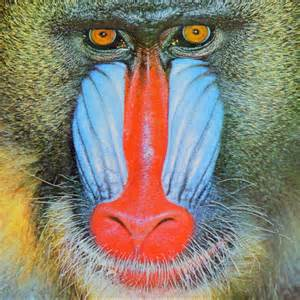
#> input picture hw1data/student/image1.jpg, 300 x 300 px, given in place of simple.jpg, which was not available
$ python main.py   (Python 2 division)   (older library calls are emulated)
#> lines starting #> are read from the running program, lines starting #| are printed output that depends on the picture; pictures that were not available may be replaced by others from this repository, and a replacement may not be noted
### ps3/hog/plotting.py
import numpy as np
import matplotlib.pyplot as plt
from scipy.misc import imrotate

# Displays the HoG features next to the original image
def show_hog(orig, w, figsize = (8,6)):
    w = np.tile(w, [1, 1, 3])
    w = np.pad(w, ((0,0), (0,0), (0,5)), 'constant', constant_values=0.0)

    #  # Make pictures of positive and negative weights
    pos = hog_picture(w)
    neg = hog_picture(-w)

    # Put pictures together and draw
    buff = 10
    if w.min() < 0.0:
        pos = np.pad(pos, (buff, buff), 'constant', constant_values=0.5)
        neg = np.pad(neg, (buff, buff), 'constant', constant_values=0.5)
        im = np.hstack([pos, neg])
    else:
        im = pos

    im[im < 0] = 0.0
    im[im > 1] = 1.0
    plt.figure(figsize = figsize)
    plt.subplot(121)
    plt.imshow(orig, cmap='gray')
    plt.xticks([])
    plt.yticks([])
    plt.subplot(122)
    plt.imshow(im, cmap='gray')
    plt.xticks([])
    plt.yticks([])
    plt.show()


# Make picture of positive HOG weights.
def hog_picture(w, bs = 20):
    # construct a "glyph" for each orientaion
    bim1 = np.zeros((bs, bs))
    bim1[:,int(round(bs/2.0))-1:int(round(bs/2.0))+1] = 1.0
    bim = np.zeros((bs, bs, 9))
    bim[:,:,0] = bim1
    for i in xrange(1,9):
        bim[:,:,i] = imrotate(bim1, -i * float(bs), 'nearest') / 255.0

    # make pictures of positive weights bs adding up weighted glyphs
    w[w < 0] = 0.0
    im = np.zeros((bs * w.shape[0], bs * w.shape[1]))
    for i in xrange(w.shape[0]):
        for j in xrange(w.shape[1]):
            for k in xrange(9):
                im[i * bs : (i+1) * bs, j * bs : (j+1) * bs] += bim[:,:,k] * w[i,j,k+18]

    scale = max(w.max(), -w.max()) + 1e-8
    im /= scale
    return im

### ps3/hog/main.py
import numpy as np
import skimage.io as sio
from scipy.io import loadmat
from plotting import *
import math


'''
COMPUTE_GRADIENT Given an image, computes the pixel gradients

Arguments:
    im - a grayscale image, represented as an ndarray of size (H, W) containing
        the pixel values

Returns:
    angles - ndarray of size (H-2, W-2) containing gradient angles in degrees

    magnitudes - ndarray of size (H-2, W-2) containing gradient magnitudes

The way that the angles and magnitude per pixel are computed as follows:
Given the following pixel grid

    P1 P2 P3
    P4 P5 P6
    P7 P8 P9

We compute the angle on P5 as arctan(dy/dx) = arctan(P2-P8 / P4-P6).
Note that we should be using np.arctan2, which is more numerically stable.
However, this puts us in the range [-180, 180] degrees. To be in the range
[0,180], we need to simply add 180 degrees to the negative angles.

The magnitude is simply sqrt((P4-P6)^2 + (P2-P8)^2)
'''
def compute_gradient(im):
    # TODO: Implement this method!
    #print 'im\n',im
    im_size=im.shape
    angles=np.zeros((im_size[0]-2,im_size[1]-2))
    magnitudes=np.zeros((im_size[0]-2,im_size[1]-2))
    for hh in range(1,im_size[0]-1):
        for ww in range(1,im_size[1]-1):
            patch=im[hh-1:hh+2,ww-1:ww+2]
            temp1=(patch[0,1]-patch[2,1])/(patch[1,0]-patch[1,2])
            #print temp1
            angle=np.arctan2(patch[0,1]-patch[2,1],patch[1,0]-patch[1,2])
            angle*= 180 / np.pi
            if angle<0:
                angle=angle+180
            temp2=(patch[1,0]-patch[1,2])**2+(patch[0,1]-patch[2,1])**2
            mag=np.sqrt(temp2)
            angles[hh-1,ww-1]=angle
            magnitudes[hh-1,ww-1]=mag
    return angles,magnitudes
    raise Exception('Not Implemented Error')


'''
GENERATE_HISTOGRAM Given matrices of angles and magnitudes of the image
gradient, generate the histogram of angles

Arguments:
    angles - ndarray of size (M, N) containing gradient angles in degrees

    magnitudes - ndarray of size (M, N) containing gradient magnitudes

    nbins - the number of bins that you want to bin the histogram into

Returns:
    histogram - an ndarray of size (nbins,) containing the distribution
        of gradient angles.

This method should be implemented as follows:

1)Each histogram will bin the angle from 0 to 180 degrees. The number of bins
will dictate what angles fall into what bin (i.e. if nbins=9, then first bin
will contain the votes of angles close to 10, the second bin will contain those
close to 30, etc).

2) To create these histogram, iterate over the gradient grids, putting each
gradient into its respective bins. To do this properly, we interpolate and
weight the voting by both its magnitude and how close it is to the average
angle of the two bins closest to the angle of the gradient. For example, if we
have nbins = 9 and receive angle of 20 degrees with magnitude 1, then we the
vote contribution to the histogram weights equally with the first and second bins
(since its closest to both 10 and 30 degrees). If instead, we recieve angle of
25 degrees with magnitude 2, then it is weighted 25% in the first bin and 75%
in second bin, but with twice the voting power.

Mathematically, if you have an angle, magnitude, the center_angle1 of the lower
bin center_angle2 of the higher bin, then:

histogram[bin1] += magnitude * |angle - center_angle2| / (180 / nbins)
histogram[bin2] += magnitude * |angle - center_angle1| / (180 / nbins)

Notice how that we're weighting by the distance to the opposite center. The
further the angle is from one center means it is closer to the opposite center
(and should be weighted more).

One special case you will have to take care of is when the angle is near
180 degrees or 0 degrees. It may be that the two nearest bins are the first and
last bins respectively.OA
'''
def generate_histogram(angles, magnitudes, nbins = 9):
    # TODO: Implement this method!
    #print "angles:\n",angles
    #print "mags:\n",magnitudes
    histogram=np.zeros((nbins,1))
    center_angles=np.arange(nbins)
    step=180/nbins
    center_angles=step*center_angles+10
    #print "center angle:\n",center_angles
    for ii in range(nbins-1):
        idx=np.logical_and(angles>=center_angles[ii],angles<center_angles[ii+1])
        #print "idx:\n",idx
        temp=magnitudes[idx]
        #print "temp:\n",temp
        a=(angles[idx]-center_angles[ii+1])
        temp2=np.abs(a/(180.0 / nbins))#notice int divide int is int!!!
        histogram[ii]+=np.sum(np.multiply(temp,temp2))
        a=(angles[idx]-center_angles[ii])
        temp2=np.abs(a/(180.0 / nbins))
        histogram[ii+1]+=np.sum(np.multiply(temp,temp2))

    idx=angles>=center_angles[nbins-1]
    temp=magnitudes[idx]
    histogram[0]+=np.sum(np.multiply(temp,np.abs((angles[idx]-center_angles[nbins-1])/(180.0 / nbins))))
    histogram[nbins-1]+=np.sum(np.multiply(temp,np.abs((180-angles[idx]+center_angles[0])/(180.0 / nbins))))

    idx=angles<center_angles[0]
    temp=magnitudes[idx]
    histogram[0]+=np.sum(np.multiply(temp,np.abs((angles[idx]+180-center_angles[nbins-1])/(180.0 / nbins))))
    histogram[nbins-1]+=np.sum(np.multiply(temp,np.abs((angles[idx]-center_angles[0])/(180.0 / nbins))))
    #print histogram
    return histogram.flatten()
    raise Exception('Not Implemented Error')


'''
COMPUTE_HOG_FEATURES Computes the histogram of gradients features
Arguments:
    im - the image matrix

    pixels_in_cell - each cell will be of size (pixels_in_cell, pixels_in_cell)
        pixels

    cells_in_block - each block will be of size (cells_in_block, cells_in_block)
        cells

    nbins - number of histogram bins

Returns:
    features - the hog features of the image represented as an ndarray of size
        (H_blocks, W_blocks, cells_in_block * cells_in_block * nbins), where
            H_blocks is the number of blocks that fit height-wise
            W_blocks is the number of blocks that fit width-wise

Generating the HoG features can be done as follows:

1) Compute the gradient for the image, generating angles and magnitudes

2) Define a cell, which is a grid of (pixels_in_cell, pixels_in_cell) pixels.
Also, define a block, which is a grid of (cells_in_block, cells_in_block) cells.
This means each block is a grid of side length pixels_in_cell * cell_in_block
pixels.

3) Pass a sliding window over the image, with the window size being the size of
a block. The stride of the sliding window should be half the block size, (50%
overlap). Each cell in each block will store a histogram of the gradients in
that cell. Consequently, there will be cells_in_block * cells_in_block
histograms in each block. This means that each block feature will initially
represented as a (cells_in_block, cells_in_block, nbins) ndarray, that can
reshaped into a (cells_in_block * cells_in_block *nbins,) ndarray. Make sure to
normalize such that the norm of this flattened block feature is 1.

4) The overall hog feature that you return will be a grid of all these flattened
block features.

Note: The final overall feature ndarray can be flattened if you want to use to
train a classifier or use it as a feature vector.
'''
def compute_hog_features(im, pixels_in_cell, cells_in_block, nbins):
    # TODO: Implement this method!
    #print "im:\n",im
    #print "pixels in cell:\n",pixels_in_cell
    #print "cell in block:\n",cells_in_block
    im_size=im.shape
    block_size=pixels_in_cell*cells_in_block
    step=pixels_in_cell*cells_in_block/2
    hh=range(0,im_size[0]-pixels_in_cell*cells_in_block+1,step)
    ww=range(0,im_size[1]-pixels_in_cell*cells_in_block+1,step)
    H_blocks=len(hh)
    W_blocks=len(ww)
    temp=np.zeros((nbins,))
    features=np.zeros((H_blocks, W_blocks, cells_in_block * cells_in_block * nbins))
    for h in hh:
        for w in ww:
            patch=im[h:h+block_size,w:w+block_size]
            histogram_block=np.zeros((nbins,))
            for h_cell in range(cells_in_block):
                for w_cell in range(cells_in_block):
                    patch_cell=patch[h_cell*pixels_in_cell:(h_cell+1)*pixels_in_cell,w_cell*pixels_in_cell:(w_cell+1)*pixels_in_cell]
                    angles,magnitudes=compute_gradient(patch_cell)
                    histogram=generate_histogram(angles, magnitudes, nbins)
                    histogram_block=np.concatenate((histogram_block,histogram))
            histogram_block=histogram_block[nbins:]
            his_norn=np.linalg.norm(histogram_block)
            histogram_block=histogram_block/his_norn
            features[h/step,w/step,:]=histogram_block
    return features
    raise Exception('Not Implemented Error')


if __name__ == '__main__':
    # Part A: Checking the image gradient
    print '-' * 80
    print 'Part A: Image gradient'
    print '-' * 80
    im = sio.imread('simple.jpg', True)
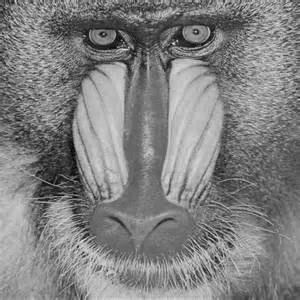
#> im: shape (300, 300) float64; min 0.0025, max 0.93, mean 0.509
    grad_angle, grad_magnitude = compute_gradient(im)
#> after the loop in compute_gradient, `for hh in range(1,im_size[0]-1):`:
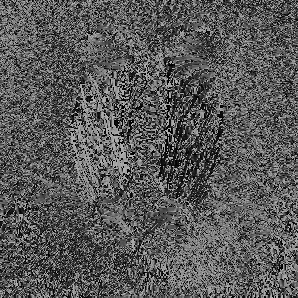
#> angles: shape (298, 298) float64; min 0, max 180, mean 89.5
#> after the loop in compute_gradient, `for hh in range(1,im_size[0]-1):`:
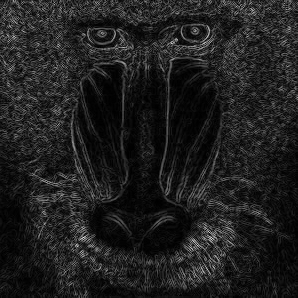
#> magnitudes: shape (298, 298) float64; min 1.49e-05, max 0.953, mean 0.124
    print "Expected angle: 126.339396329"
    print "Expected magnitude: 0.423547566786"
    print "Checking gradient test case 1:", \
        np.abs(grad_angle[0][0] - 126.339396329) < 1e-3 and \
        np.abs(grad_magnitude[0][0] - 0.423547566786) < 1e-3
#| Checking gradient test case 1: False

    im = np.array([[1, 2, 2, 4, 8],
                    [3, 0, 1, 5, 10],
                    [10, 13, 12, 2, 7],
                    [10, 5, 1, 0, 3],
                    [1, 1, 1.5, 2, 2.5]])
    grad_angle, grad_magnitude = compute_gradient(im)
#> grad_angle = [[100.3, 63.43, 167.5], [68.2, 0, 45], [53.13, 64.54, 180]]; grad_magnitude = [[11.18, 11.18, 9.22], [5.39, 11, 7.07], [15, 11.63, 2]]
    correct_angle = np.array([[ 100.30484647,   63.43494882,  167.47119229],
                              [  68.19859051,    0.        ,   45.        ],
                              [  53.13010235,   64.53665494,  180.        ]])
    correct_magnitude = np.array([[ 11.18033989,  11.18033989,   9.21954446],
                                  [  5.38516481,  11.        ,   7.07106781],
                                  [ 15.        ,  11.62970335,   2.        ]])
    print "Expected angles: \n", correct_angle
    print "Expected magnitudes: \n", correct_magnitude
    print "Checking gradient test case 2:", \
        np.allclose(grad_angle, correct_angle) and \
        np.allclose(grad_magnitude, correct_magnitude)
#| Checking gradient test case 2: True

    # Part B: Checking the histogram generation
    print '-' * 80
    print 'Part B: Histogram generation'
    print '-' * 80
    angles = np.array([[10, 30, 50], [70, 90, 110], [130, 150, 170]])
    magnitudes = np.arange(1,10).reshape((3,3))
    print "Checking histogram test case 1:", \
        np.all(generate_histogram(angles, magnitudes, nbins = 9) == np.arange(1,10))

    angles = np.array([[20, 40, 60], [80, 100, 120], [140, 160, 180]])
    magnitudes = np.arange(1,19,2).reshape((3,3))
    histogram = generate_histogram(angles, magnitudes, nbins = 9)
    print "Checking histogram test case 2:", \
        np.all(histogram  == np.array([9, 2, 4, 6, 8, 10, 12, 14, 16]))

    angles = np.array([[13, 23, 14.3], [53, 108, 1], [77, 8, 32]])
    magnitudes = np.ones((3,3))
    histogram = generate_histogram(angles, magnitudes, nbins = 9)
    print "Submit these results:", histogram

    # Part C: Computing and displaying the final HoG features
    # vary cell size to change the output feature vector. These parameters are common parameters
    pixels_in_cell = 8
    cells_in_block = 2
    nbins = 9
    im = sio.imread('car.jpg', True)
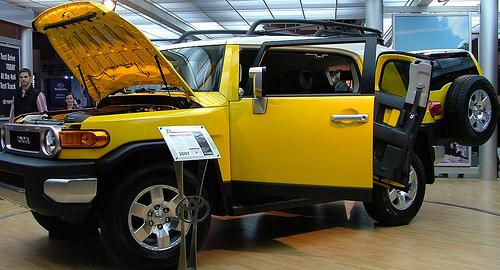
#> input picture ps3/hog/car.jpg, 500 x 270 px
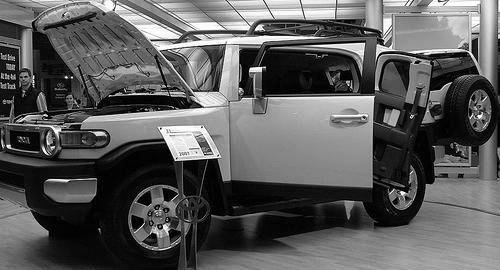
#> im: shape (270, 500) float64; min 0, max 1, mean 0.356
    car_hog_feat = compute_hog_features(im, pixels_in_cell, cells_in_block, nbins)
    show_hog(im, car_hog_feat, figsize = (18,6))
#> after the loop in hog_picture, `for i in xrange(w.shape[0]):`:
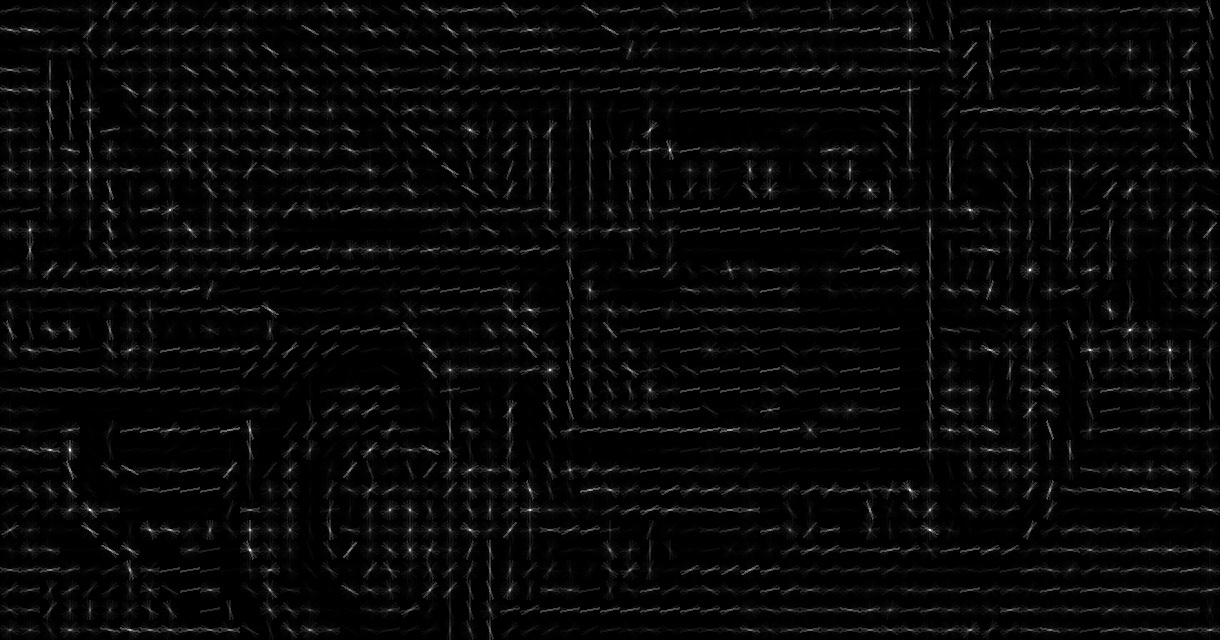
#> im: shape (640, 1220) float64; min 0, max 2.57, mean 0.0859; drawn with min black and max white
#> after the loop in hog_picture (call 2), `for i in xrange(w.shape[0]):`: im: shape (640, 1220) float64; every value is 0
#> in show_hog, `im[im > 1] = 1.0`:
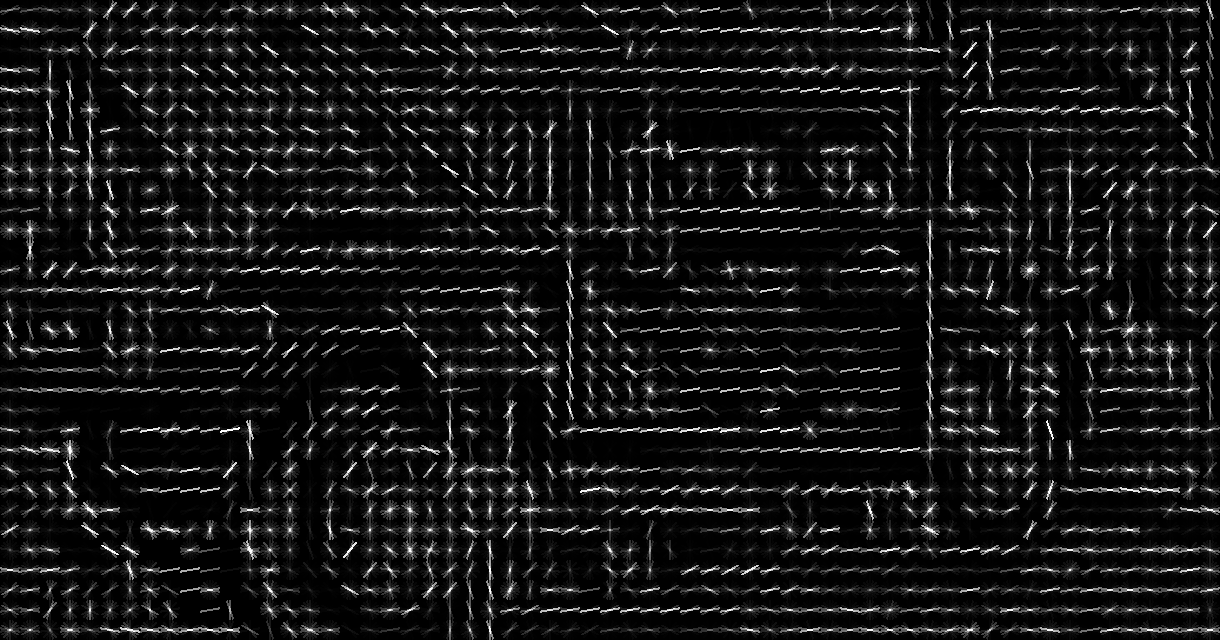
#> im: shape (640, 1220) float64; min 0, max 1, mean 0.0881
